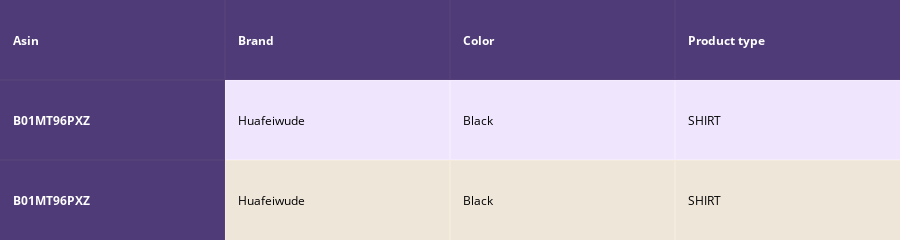

The cell this chart's notebook holds for it:
### Code cell
def idf_w2v_brand(doc_id, w1, w2, num_results):
    # doc_id: apparel's id in given corpus
    # w1: weight for  w2v features
    # w2: weight for brand and color features

    # pairwise_dist will store the distance from given input apparel to all remaining apparels
    # the metric we used here is cosine, the coside distance is mesured as K(X, Y) = <X, Y> / (||X||*||Y||)
    # http://scikit-learn.org/stable/modules/metrics.html#cosine-similarity
    idf_w2v_dist  = pairwise_distances(w2v_title_weight, w2v_title_weight[doc_id].reshape(1,-1))
    ex_feat_dist = pairwise_distances(extra_features, extra_features[doc_id])
    pairwise_dist   = (w1 * idf_w2v_dist +  w2 * ex_feat_dist)/float(w1 + w2)

    # np.argsort will return indices of 9 smallest distances
    indices = np.argsort(pairwise_dist.flatten())[0:num_results]
    #pdists will store the 9 smallest distances
    pdists  = np.sort(pairwise_dist.flatten())[0:num_results]

    #data frame indices of the 9 smallest distace's
    df_indices = list(data.index[indices])
    

    for i in range(0, len(indices)):
        heat_map_w2v_brand(data['title'].loc[df_indices[0]],data['title'].loc[df_indices[i]], data['medium_image_url'].loc[df_indices[i]], indices[0], indices[i],df_indices[0], df_indices[i], 'weighted')
        print('ASIN :',data['asin'].loc[df_indices[i]])
        print('Brand :',data['brand'].loc[df_indices[i]])
        print('euclidean distance from input :', pdists[i])
        print('='*125)

idf_w2v_brand(12566, 5, 5, 20)
# in the give heat map, each cell contains the euclidean distance between words i, j

### Figure 1 — Plotly figure (JSON) as saved in the notebook; plotly's stock layout.template omitted (floating-point values rounded to 4 significant figures)
{"data": [{"colorscale": [[0, "#1d004d"], [0.5, "#f2e5ff"], [1, "#f2e5d1"]], "hoverinfo": "none", "opacity": 0.75, "showscale": false, "type": "heatmap", "z": [[0, 0, 0, 0], [0, 0.5, 0.5, 0.5], [0, 1, 1, 1]]}], "layout": {"annotations": [{"align": "left", "font": {"color": "#ffffff"}, "showarrow": false, "text": "<b>Asin</b>", "x": -0.45, "xanchor": "left", "xref": "x", "y": 0, "yref": "y"}, {"align": "left", "font": {"color": "#ffffff"}, "showarrow": false, "text": "<b>Brand</b>", "x": 0.55, "xanchor": "left", "xref": "x", "y": 0, "yref": "y"}, {"align": "left", "font": {"color": "#ffffff"}, "showarrow": false, "text": "<b>Color</b>", "x": 1.55, "xanchor": "left", "xref": "x", "y": 0, "yref": "y"}, {"align": "left", "font": {"color": "#ffffff"}, "showarrow": false, "text": "<b>Product type</b>", "x": 2.55, "xanchor": "left", "xref": "x", "y": 0, "yref": "y"}, {"align": "left", "font": {"color": "#ffffff"}, "showarrow": false, "text": "<b>B01MT96PXZ</b>", "x": -0.45, "xanchor": "left", "xref": "x", "y": 1, "yref": "y"}, {"align": "left", "font": {"color": "#000000"}, "showarrow": false, "text": "Huafeiwude", "x": 0.55, "xanchor": "left", "xref": "x", "y": 1, "yref": "y"}, {"align": "left", "font": {"color": "#000000"}, "showarrow": false, "text": "Black", "x": 1.55, "xanchor": "left", "xref": "x", "y": 1, "yref": "y"}, {"align": "left", "font": {"color": "#000000"}, "showarrow": false, "text": "SHIRT", "x": 2.55, "xanchor": "left", "xref": "x", "y": 1, "yref": "y"}, {"align": "left", "font": {"color": "#ffffff"}, "showarrow": false, "text": "<b>B01MT96PXZ</b>", "x": -0.45, "xanchor": "left", "xref": "x", "y": 2, "yref": "y"}, {"align": "left", "font": {"color": "#000000"}, "showarrow": false, "text": "Huafeiwude", "x": 0.55, "xanchor": "left", "xref": "x", "y": 2, "yref": "y"}, {"align": "left", "font": {"color": "#000000"}, "showarrow": false, "text": "Black", "x": 1.55, "xanchor": "left", "xref": "x", "y": 2, "yref": "y"}, {"align": "left", "font": {"color": "#000000"}, "showarrow": false, "text": "SHIRT", "x": 2.55, "xanchor": "left", "xref": "x", "y": 2, "yref": "y"}], "height": 140, "margin": {"b": 0, "l": 0, "r": 0, "t": 0}, "xaxis": {"dtick": 1, "gridwidth": 2, "showticklabels": false, "tick0": -0.5, "ticks": "", "zeroline": false}, "yaxis": {"autorange": "reversed", "dtick": 1, "gridwidth": 2, "showticklabels": false, "tick0": 0.5, "ticks": "", "zeroline": false}}}
